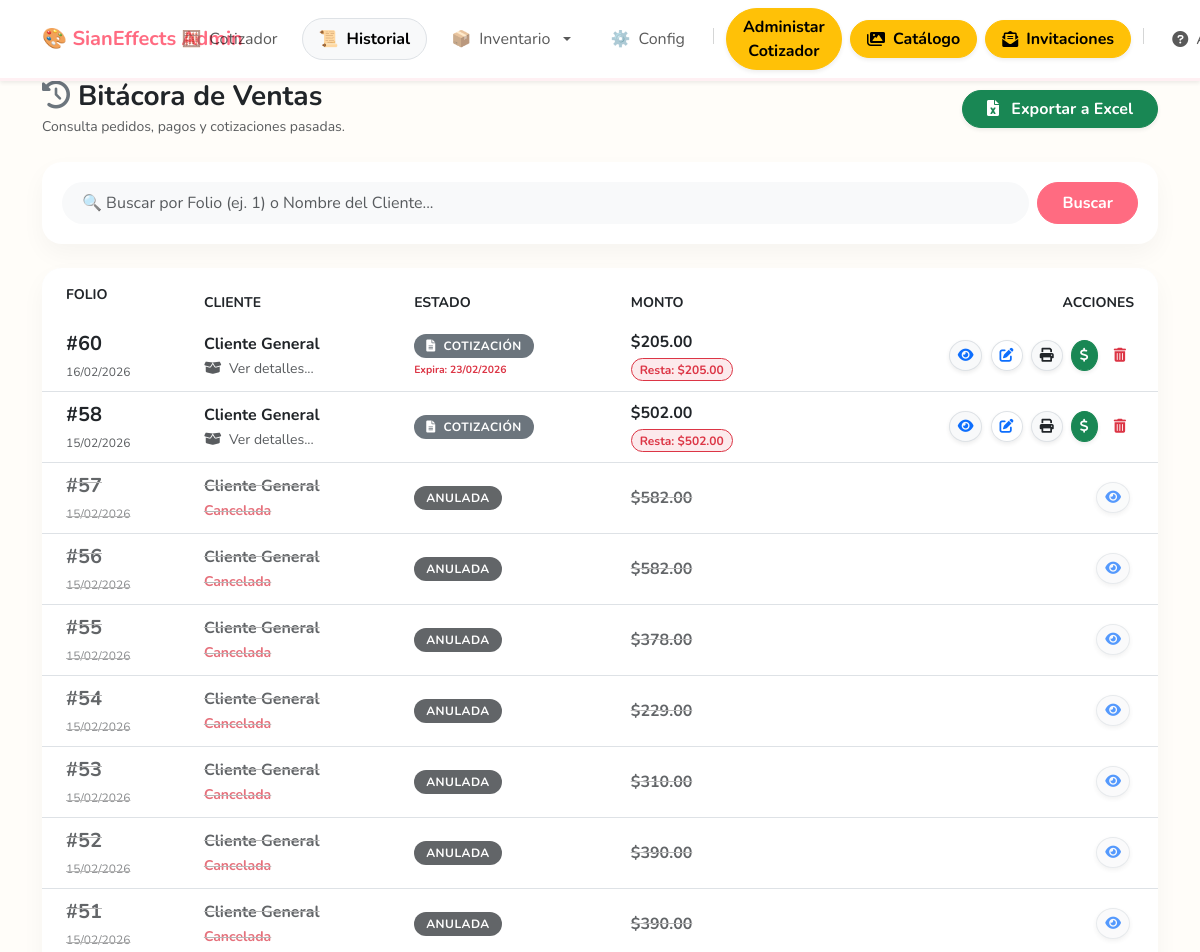
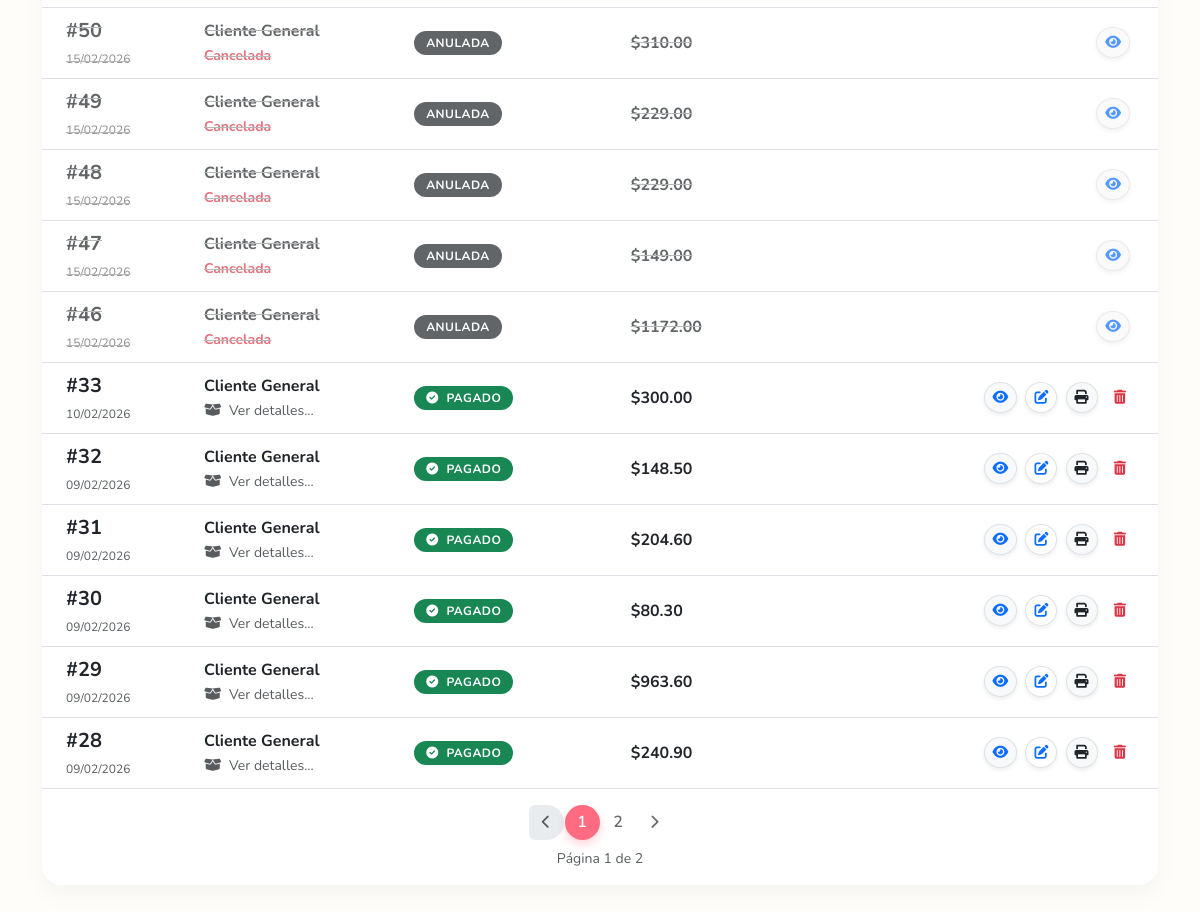
The app's page /historial (signed in) with its own data (2 pictures, top to bottom).
### tables this page shows
CREATE TABLE configuracion (id INTEGER PRIMARY KEY AUTOINCREMENT, user_id INTEGER, margen_ganancia INTEGER DEFAULT 200, nombre_empresa TEXT DEFAULT 'Mi Negocio', slogan TEXT DEFAULT 'Servicios Creativos', website TEXT DEFAULT '', inventario_activo BOOLEAN DEFAULT 0, ticket_bw BOOLEAN DEFAULT 0);

CREATE TABLE ventas (
        id INTEGER PRIMARY KEY AUTOINCREMENT, user_id INTEGER, cliente TEXT, fecha DATETIME, 
        subtotal REAL, descuento_porcentaje INTEGER, descuento_monto REAL, total REAL,
        estado TEXT DEFAULT 'pagado', monto_pagado REAL DEFAULT 0, saldo_pendiente REAL DEFAULT 0,
        fecha_vencimiento DATETIME, resumen_items TEXT, costo_total REAL DEFAULT 0,
        document_type TEXT DEFAULT 'receipt', tax_engine TEXT DEFAULT 'none'
    , impuestos REAL DEFAULT 0);

### routes/main.py (the view)
@main_bp.route('/historial')
@login_required
def historial():
    conn = get_db()
    uid = session['user_id']
    q = request.args.get('q', '').strip()
    page = request.args.get('page', 1, type=int) # Página actual (por defecto la 1)
    per_page = 20  # Cantidad de registros por página
    offset = (page - 1) * per_page # Desde dónde empezar a cortar
    sql_count = "SELECT COUNT(*) FROM ventas WHERE user_id=?"
    params_count = [uid]
    if q:
        sql_count += " AND (CAST(id AS TEXT) LIKE ? OR cliente LIKE ?)"
        params_count.extend([f'%{q}%', f'%{q}%'])
    total_registros = conn.execute(sql_count, params_count).fetchone()[0]
    import math
    total_pages = math.ceil(total_registros / per_page)
    sql = '''
        SELECT id, cliente, fecha, total, estado, saldo_pendiente, fecha_vencimiento, impuestos, tax_engine
        FROM ventas
        WHERE user_id=?
    '''
    params = [uid]
    if q:
        sql += " AND (CAST(id AS TEXT) LIKE ? OR cliente LIKE ?)"
        params.extend([f'%{q}%', f'%{q}%'])
    sql += " ORDER BY id DESC LIMIT ? OFFSET ?"
    params.extend([per_page, offset])
    ventas_db = conn.execute(sql, params).fetchall()
    conn.close()
    ventas_display = [procesar_fila_fechas(v) for v in ventas_db]
    return render_template('historial.html',
                           ventas=ventas_display,
                           page=page,
                           total_pages=total_pages,
                           q=q)

### templates/historial.html (shortened to what this page needs)
{% extends "layout.html" %}
{% block content %}
<div class="row g-3 align-items-center mb-4">
    <div class="col-md-6">
        <h3 class="fw-bold m-0 text-dark"><i class="fas fa-history text-secondary me-2"></i>Bitácora de Ventas</h3>
        <small class="text-muted">Consulta pedidos, pagos y cotizaciones pasadas.</small>
    </div>
    <div class="col-md-6 text-md-end">
        <a href="{{ url_for('main.descargar_excel') }}" class="btn btn-success rounded-pill shadow-sm fw-bold px-4">
            <i class="fas fa-file-excel me-2"></i> Exportar a Excel
        </a>
    </div>
</div>
<div class="card card-custom mb-4 p-1">
    <div class="card-body">
        <form action="{{ url_for('main.historial') }}" method="GET" class="d-flex gap-2">
            <input type="text" name="q" class="form-control search-input border-0 bg-light"
                placeholder="🔍 Buscar por Folio (ej. 1) o Nombre del Cliente..." value="{{ q }}">
            <button type="submit" class="btn btn-primary px-4">Buscar</button>
        </form>
    </div>
</div>
<div class="card card-custom overflow-hidden">
    <div class="table-responsive">
        <table class="table table-hover align-middle mb-0">
            <thead class="bg-light text-secondary small text-uppercase">
                <tr>
                    <th class="ps-4 py-3 border-0">Folio</th>
                    <th class="border-0">Cliente</th>
                    <th class="border-0">Estado</th>
                    <th class="border-0">Monto</th>
                    <th class="text-end pe-4 border-0">Acciones</th>
                </tr>
            </thead>
            <tbody class="border-top-0">
                {% for v in ventas %}
                <tr class="{{ 'row-cancelada' if v['estado'] == 'cancelada' else '' }}">
                    <td class="ps-4">
                        <span class="fw-bold fs-5 text-dark">#{{ v['id'] }}</span><br>
                        <small class="text-muted" style="font-size: 0.75rem">
                            {{ v['fecha'][:10] if v['fecha'] else '--/--/----' }}
                        </small>
                    </td>
                    <td>
                        <div class="fw-bold text-dark">{{ v['cliente'] }}</div>
                        {% if v['estado'] == 'cancelada' %}
                        <small class="text-danger fw-bold">Cancelada</small>
                        {% else %}
                        <small class="text-muted"><i class="fas fa-box-open me-1"></i> Ver detalles...</small>
                        {% endif %}
                    </td>
                    <td>
                        {% if v['estado'] == 'pagado' %}
                        <span class="badge badge-status bg-success">
                            <i class="fas fa-check-circle me-1"></i> PAGADO
                        </span>
                        {% elif v['estado'] == 'anticipo' %}
                        <span class="badge badge-status bg-warning text-dark">
                            <i class="fas fa-hourglass-half me-1"></i> ANTICIPO
                        </span>
                        {% elif v['estado'] == 'cotizacion' %}
                        <span class="badge badge-status bg-secondary">
                            <i class="fas fa-file-alt me-1"></i> COTIZACIÓN
                        </span>
                        {% if v['fecha_vencimiento'] %}
                        <div class="small text-danger fw-bold mt-1" style="font-size:0.65rem;">
                            Expira: {{ v['fecha_vencimiento'][:10] if v['fecha_vencimiento'] else '' }}
                        </div>
                        {% endif %}
                        {% elif v['estado'] == 'cancelada' %}
                        <span class="badge badge-status bg-dark">ANULADA</span>
                        {% else %}
                        <span class="badge badge-status bg-light text-dark border">{{ v['estado'] }}</span>
                        {% endif %}
                    </td>
                    <td>
                        <div class="fw-bold text-dark fs-6">${{ "%.2f"|format(v['total']) }}</div>
                        {% if v['saldo_pendiente'] > 0.5 and v['estado'] != 'cancelada' %}
                        <span
                            class="badge bg-danger bg-opacity-10 text-danger border border-danger rounded-pill px-2 mt-1">
                            Resta: ${{ "%.2f"|format(v['saldo_pendiente']) }}
                        </span>
                        {% endif %}
                    </td>
                    <td class="text-end pe-4">
                        <button class="btn btn-sm btn-light text-primary rounded-circle shadow-sm me-1 border"
                            onclick="verDetalles({{ v['id'] }})" title="Ver Detalles / Receta">
                            <i class="fas fa-eye"></i>
                        </button>
                        {% if v['estado'] != 'cancelada' %}
                        <button class="btn btn-sm btn-outline-primary rounded-circle shadow-sm me-1 border"
                            onclick="recargarCotizacion({{ v['id'] }})" title="Editar / Reutilizar en Cotizador">
                            <i class="fas fa-edit"></i>
                        </button>
                        <a href="{{ url_for('main.ver_ticket', id=v['id']) }}" target="_blank"
                            class="btn btn-sm btn-light text-dark rounded-circle shadow-sm me-1 border"
                            title="Imprimir Ticket">
                            <i class="fas fa-print"></i>
                        </a>
                        {% if v['saldo_pendiente'] > 0.5 %}
                        <button class="btn btn-sm btn-success rounded-circle shadow-sm me-1"
                            onclick="abonar({{v['id']}}, {{v['saldo_pendiente']}}, '{{v['estado']}}')"
                            title="Registrar Pago / Abono">
                            <i class="fas fa-dollar-sign"></i>
                        </button>
                        {% endif %}
                        <button class="btn btn-sm btn-outline-danger rounded-circle border-0"
                            onclick="cancelarVenta({{v['id']}})" title="Cancelar Venta">
                            <i class="fas fa-trash-alt"></i>
                        </button>
                        {% endif %}
                    </td>
                </tr>
                {% endfor %}
            </tbody>
        </table>
    </div>
    {% if total_pages > 1 %}
    <div class="card-footer bg-white border-top-0 py-3">
        <nav aria-label="Navegación de historial">
            <ul class="pagination justify-content-center m-0">
                <li class="page-item {% if page == 1 %}disabled{% endif %}">
                    <a class="page-link" href="{{ url_for('main.historial', page=page-1, q=q) }}" aria-label="Anterior">
                        <i class="fas fa-chevron-left small"></i>
                    </a>
                </li>
                {% for p in range(1, total_pages + 1) %}
                {% if p == 1 or p == total_pages or (p >= page - 2 and p <= page + 2) %} <li
                    class="page-item {% if p == page %}active{% endif %}">
                    <a class="page-link" href="{{ url_for('main.historial', page=p, q=q) }}">{{ p }}</a>
                    </li>
                    {% elif p == page - 3 or p == page + 3 %}
                    <li class="page-item disabled"><span class="page-link border-0">...</span></li>
                    {% endif %}
                    {% endfor %}
                    <li class="page-item {% if page == total_pages %}disabled{% endif %}">
                        <a class="page-link" href="{{ url_for('main.historial', page=page+1, q=q) }}"
                            aria-label="Siguiente">
                            <i class="fas fa-chevron-right small"></i>
                        </a>
                    </li>
            </ul>
        </nav>
        <div class="text-center mt-2 text-muted small">
            Página {{ page }} de {{ total_pages }}
        </div>
    </div>
    {% endif %}
</div>
{% endblock %}

### templates/layout.html (shortened to what this page needs)
<!doctype html>
<html lang="es">
<head>
    <link href="https://cdn.jsdelivr.net/npm/bootstrap@5.3.0/dist/css/bootstrap.min.css" rel="stylesheet">
    <link rel="stylesheet" href="https://cdnjs.cloudflare.com/ajax/libs/font-awesome/6.0.0/css/all.min.css">
</head>
<body>
    {% block navbar %}
    <nav class="navbar navbar-expand-lg navbar-light bg-white shadow-sm fixed-top navbar-sian">
        <div class="container">
            <a class="navbar-brand fw-bold text-primary me-auto" href="{{ url_for('main.cotizador') }}">
                <span style="color: var(--sian-pink);">🎨 {{ config['nombre_empresa'] }}</span>
            </a>
            <div class="offcanvas offcanvas-start" tabindex="-1" id="miMenuMobile" aria-labelledby="miMenuLabel">
                <div class="offcanvas-body">
                    <ul class="navbar-nav ms-auto gap-2 align-items-lg-center mt-3 mt-lg-0 w-100 justify-content-end">
                        <li class="nav-item">
                            <a class="nav-link d-flex align-items-center justify-content-start justify-content-lg-center gap-2 {% if request.endpoint == 'main.cotizador' %}active fw-bold bg-light border{% endif %} rounded-pill px-3"
                                href="{{ url_for('main.cotizador') }}">🧮 <span>Cotizador</span></a>
                        </li>
                        <li class="nav-item">
                            <a class="nav-link d-flex align-items-center justify-content-start justify-content-lg-center gap-2 {% if request.endpoint == 'main.historial' %}active fw-bold bg-light border{% endif %} rounded-pill px-3"
                                href="{{ url_for('main.historial') }}">📜 <span>Historial</span></a>
                        </li>
                        <li class="nav-item dropdown">
                            <a class="nav-link dropdown-toggle d-flex align-items-center justify-content-start justify-content-lg-center gap-2  rounded-pill px-3"
                                href="#" role="button" data-bs-toggle="dropdown">📦 <span>Inventario</span></a>
                        </li>
                        <li class="nav-item">
                            <a class="nav-link d-flex align-items-center justify-content-start justify-content-lg-center gap-2 {% if request.endpoint == 'main.configuracion' %}active fw-bold bg-light border{% endif %} rounded-pill px-3"
                                href="{{ url_for('main.configuracion') }}">⚙️ <span>Config</span></a>
                        </li>
                        {% if session.get('role', 0) >= 1 %}
                        <li class="nav-item d-none d-lg-block">
                        </li>
                        <li class="nav-item">
                            <a class="btn btn-warning rounded-pill fw-bold w-100 shadow-sm px-3 d-flex align-items-center justify-content-start justify-content-lg-center gap-2"
                                href="{{ url_for('admin.dashboard') }}">
                                <span>Administar Cotizador</span>
                            </a>
                        </li>
                        <li class="nav-item">
                            <a class="btn btn-warning rounded-pill fw-bold w-100 shadow-sm px-3 d-flex align-items-center justify-content-start justify-content-lg-center gap-2"
                                href="{{ url_for('catalogo.admin_categorias') }}">
                                <i class="fas fa-images"></i> <span>Catálogo</span>
                            </a>
                        </li>
                        <li class="nav-item">
                            <a class="btn btn-warning rounded-pill fw-bold w-100 shadow-sm px-3 d-flex align-items-center justify-content-start justify-content-lg-center gap-2"
                                href="{{ url_for('invitaciones_admin.gestionar_invitaciones') }}">
                                <i class="fas fa-envelope-open-text"></i> <span>Invitaciones</span>
                            </a>
                        </li>
                        {% endif %}
                        <li class="nav-item d-none d-lg-block">
                        </li>
                        <li class="nav-item">
                            <a class="nav-link d-flex align-items-center justify-content-start justify-content-lg-center gap-2 px-3"
                                href="{{ url_for('main.ayuda') }}">
                                <i class="fas fa-question-circle"></i> <span>Ayuda</span>
                            </a>
                        </li>
                    </ul>
                </div>
            </div>
        </div>
    </nav>
    {% endblock %}
    <div class="container pb-5">
        {% block content %}{% endblock %}
    </div>
</body>
</body>
</html>

### records on screen
configuracion: nombre_empresa "SianEffects Admin"
ventas: id "60", fecha "16/02/2026", cliente "Cliente General", estado "cotizacion" (drawn), fecha_vencimiento "23/02/2026", total "205.00", saldo_pendiente "205.00"
ventas: id "58", fecha "15/02/2026", cliente "Cliente General", estado "cotizacion" (drawn), total "502.00", saldo_pendiente "502.00"
ventas: id "57", fecha "15/02/2026", cliente "Cliente General", estado "Cancelada", total "582.00"
ventas: id "56", fecha "15/02/2026", cliente "Cliente General", estado "Cancelada", total "582.00"
ventas: id "55", fecha "15/02/2026", cliente "Cliente General", estado "Cancelada", total "378.00"
ventas: id "54", fecha "15/02/2026", cliente "Cliente General", estado "Cancelada", total "229.00"
ventas: id "53", fecha "15/02/2026", cliente "Cliente General", estado "Cancelada", total "310.00"
ventas: id "52", fecha "15/02/2026", cliente "Cliente General", estado "Cancelada", total "390.00"
ventas: id "51", fecha "15/02/2026", cliente "Cliente General", estado "Cancelada", total "390.00"
ventas: id "50", fecha "15/02/2026", cliente "Cliente General", estado "Cancelada", total "310.00"
ventas: id "49", fecha "15/02/2026", cliente "Cliente General", estado "Cancelada", total "229.00"
ventas: id "48", fecha "15/02/2026", cliente "Cliente General", estado "Cancelada", total "229.00"
ventas: id "47", fecha "15/02/2026", cliente "Cliente General", estado "Cancelada", total "149.00"
ventas: id "46", fecha "15/02/2026", cliente "Cliente General", estado "Cancelada", total "1172.00"
ventas: id "33", fecha "10/02/2026", cliente "Cliente General", estado "pagado" (drawn), total "300.00"
ventas: id "32", fecha "09/02/2026", cliente "Cliente General", estado "pagado" (drawn), total "148.50"
ventas: id "31", fecha "09/02/2026", cliente "Cliente General", estado "pagado" (drawn), total "204.60"
ventas: id "30", fecha "09/02/2026", cliente "Cliente General", estado "pagado" (drawn), total "80.30"
ventas: id "29", fecha "09/02/2026", cliente "Cliente General", estado "pagado" (drawn), total "963.60"
ventas: id "28", fecha "09/02/2026", cliente "Cliente General", estado "pagado" (drawn), total "240.90"

### other values on screen
{{ p }} "1" "2"
{{ page }} "1"
{{ total_pages }} "2"
